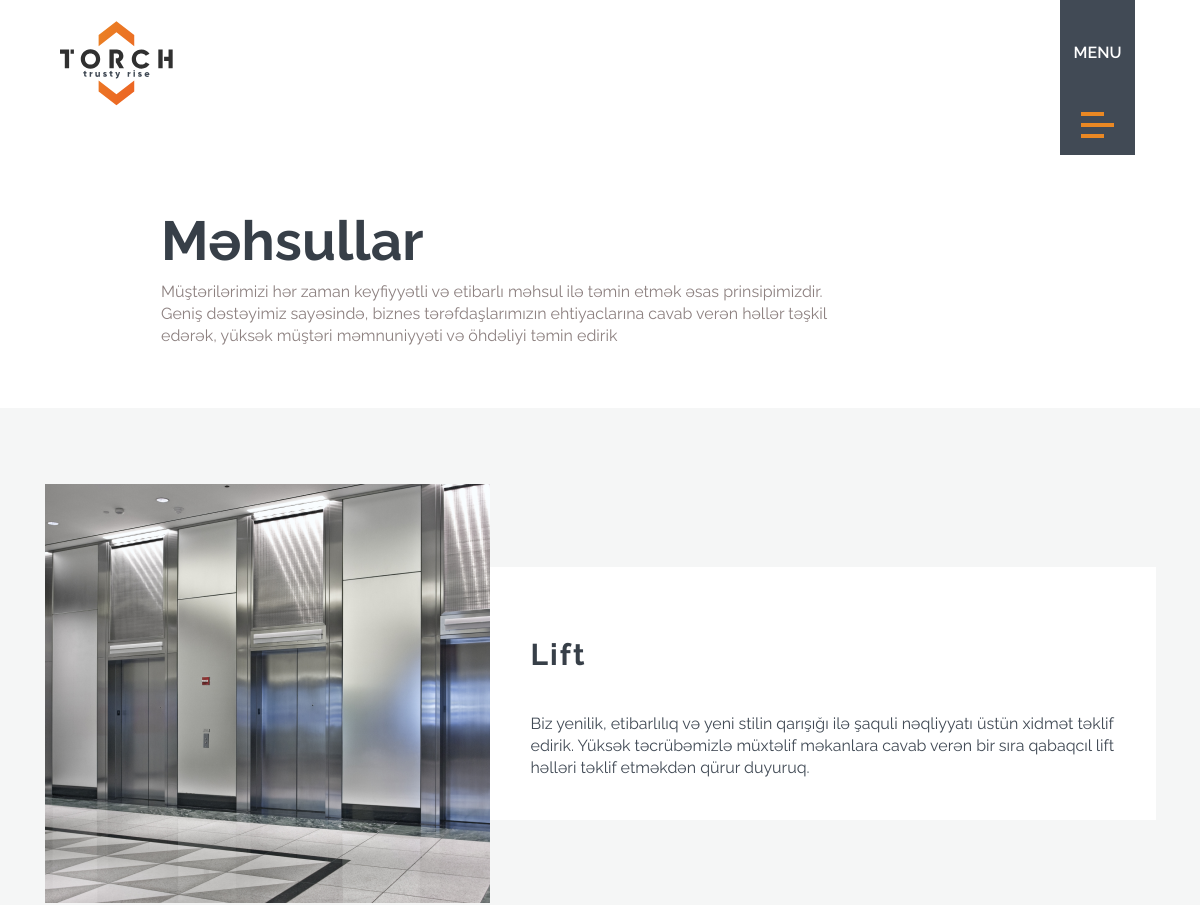
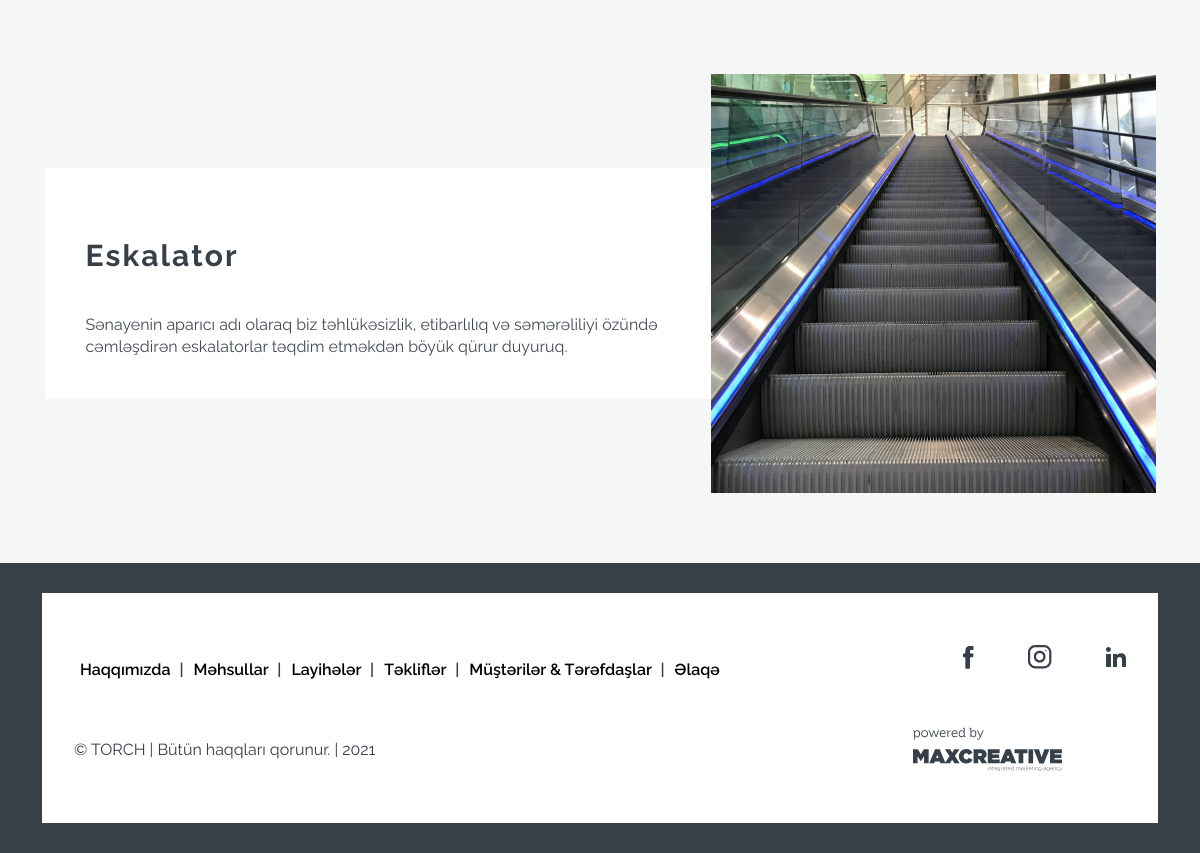
Page /categories/ on the committed database (2 pictures, top to bottom).
### home/models.py (models this page shows, shortened)
class General(models.Model):
    logo = models.FileField()
    logo_white = models.FileField()
    meta_title = models.CharField(max_length=255)
    meta_description = models.CharField(max_length=255)
    meta_keywords = models.CharField(max_length=255)
    favicon = models.FileField()
    copyright = models.CharField(max_length=255)
    powered_by_logo = models.FileField()
    powered_by_url = models.CharField(max_length=255)
    email = models.CharField(max_length=255)
    phone = models.CharField(max_length=255)
    address = models.CharField(max_length=255)
    map_embed = models.CharField(max_length=1000)
    map_url = models.CharField(max_length=1000)
    sirketimiz = models.TextField()
    our_mission = models.TextField()
    deyerlerimiz = models.TextField()
    korporativ_medeniyyet = models.TextField()
    sirketimiz_title_text = models.CharField(max_length=255)
    our_mission_title_text = models.CharField(max_length=255)
    deyerlerimiz_title_text = models.CharField(max_length=255)
    korporativ_medeniyyet_title_text = models.CharField(max_length=255)
    class Meta:
        verbose_name = 'Ümumi məlumatlar'
        verbose_name_plural = verbose_name

class Social(models.Model):
    icon = models.FileField()
    icon_font_tag = models.CharField(max_length=255)
    url = models.CharField(max_length=255)
    name = models.CharField(max_length=255)
    class Meta:
        verbose_name = 'Sosial Media Linkləri'
        verbose_name_plural = verbose_name

### product/models.py (models this page shows, shortened)
class CategoriesPage(models.Model):
    page_header = models.CharField(max_length=256)
    page_header_text = models.TextField()

class Category(models.Model):
    name = models.CharField(max_length=256)
    excerpt = models.TextField()
    main_image = models.ImageField()

### product/views.py (the view)
# urls.py: path('categories/', product_views.categories, name="categories"),
def categories(request):
    categories = Category.objects.all()
    page = CategoriesPage.objects.last()
    general = General.objects.all()[0]
    social = Social.objects.all()
    context = {
        'categories': categories,
        'page': page,
        'general': general,
        'social': social,
    }
    return render(request, 'categories.html', context)

### templates/categories.html (shortened to what this page needs)
{% load static %}
<!DOCTYPE html>
<html lang="en">
<head>
    <link href="https://cdn.jsdelivr.net/npm/bootstrap@5.1.3/dist/css/bootstrap.min.css" rel="stylesheet">
    <link rel="stylesheet" href="https://cdnjs.cloudflare.com/ajax/libs/font-awesome/6.0.0-beta3/css/all.min.css">
    <link rel="stylesheet" href="{% static 'css/style.css'%}">
    <link rel="stylesheet" href="{% static 'css/responsive.css'%}">
    <link rel="stylesheet" href="{% static 'css/tab.css'%}">
</head>
<body>
    <header>
        <nav>
            <a href="{% url 'index'%}">
                <div class="logo">
                    <img src="{{general.logo.url}}" alt="">
                   </div>
            </a>
            <div class="burger-menu menu-bar">
                <div class="menu-main">MENU</div>
                <div class="lines">
                    <div class="line line1"></div>
                    <div class="line line2"></div>
                    <div class="line line1"></div>
                </div>
            </div>
        </nav>
    </header>
    <section class="about">
        <div class="my-container">
            <div class="about-head">
                <div class="title">
                    <h1>{{page.page_header}}</h1>
                    <p>{{page.page_header_text}} </p>
                </div>
            </div>
        </div>
    </section>
    <section class="about-page-content" style="padding-bottom:70px;">
        {% for p in categories %}
        {% if forloop.counter|divisibleby:2 %}
        <a href="{% url 'products' p.id%}">
         <div class="about-project-details container" style=" padding-top: 76px; padding-bottom: 0px; ">
              <div class="about-project-text" id="about-project"style=" height: unset; " >
                  <h1>{{p.name}}</h1>
                  <p class="project-p">{{p.excerpt}}</p>
              </div>
              <div class="about-project-img">
                  <img src="{{p.main_image.url}}" alt="">
              </div>
          </div>
</a>
        {% else %}
        <a href="{% url 'products' p.id%}">
         <div class="about-project-details container" style=" padding-top: 76px; padding-bottom: 0px; ">
              <div class="about-project-img">
                  <img src="{{p.main_image.url}}" alt="">
              </div>
              <div class="about-project-text" id="about-project" style=" height: unset; " >
                  <h1>{{p.name}}</h1>
                  <p class="project-p">{{p.excerpt}}</p>
              </div>
          </div>
</a>
        {% endif %}
            {% endfor%}
    </section>
    <footer>
        <div class="footer-width">
            <div class="container">
                <div class="footer-content">
                    <div class="footer-address">
<div class="address">
                         <p><a href="{% url 'about'%}" style=" color: black; margin-right: 5px; margin-left: 6px; ">Haqqımızda </a> |  <a href="{% url 'categories'%}" style=" color: black; margin-right: 5px; margin-left: 6px; ">Məhsullar  </a>|  <a href="{% url 'projects'%}" style=" color: black; margin-right: 5px; margin-left: 6px; ">Layihələr  </a>|  <a href="{% url 'offers'%}" style=" color: black; margin-right: 5px; margin-left: 6px; ">Təkliflər  </a>| <a href="{% url 'clients'%}" style=" color: black; margin-right: 5px; margin-left: 6px; "> Müştərilər & Tərəfdaşlar </a> | <a href="{% url 'contact'%}" style=" color: black; margin-right: 5px; margin-left: 6px; "> Əlaqə</a></p>
                        </div>
                        <div class="copyright">
                            {{general.copyright}}
                        </div>
                    </div>
                    <div class="footer-socials">
                        <div class="socials">
                           {%for s in social%}
                            <a href="{{s.url}}" target="_blank"><img src="{{s.icon.url}}" alt=""></a>
                            {% endfor %}
                        </div>
                        <div class="powered-by">
                           <a href="{{general.powered_by_url}}" target="_blank">
                            <img src="{{general.powered_by_logo.url}}" alt=""></a>
                        </div>
                    </div>
                </div>
            </div>
        </div>
    </footer>
</body>
</html>

### static/css/style.css (style rules this page uses)
:root { --main-font: 'Raleway'; --main-color: #EA8823; --bg-color: #373F48; --text-color: #373F48; --secondary-text-color: #414A55; }
* { margin: 0; padding: 0; box-sizing: border-box; font-family: var(--main-font); }
a { text-decoration: none; }
header { width: 100%; }
nav { width: 90%; margin: auto; display: flex; justify-content: space-between; align-items: center; }
.logo img { width: 113px; padding-top: 15px; }
.burger-menu { position: fixed; right: 65px; top: 0; width: 75px; height: 155px; background-color: #414A55; color: #fff; display: flex; flex-wrap: wrap; align-items: end; justify-content: center; text-align: center; z-index: 999; transition: all .5s ease-in; cursor: pointer; }
.burger-menu .menu-main { flex: 0 0 100%; font-weight: 600; font-size: 16px; line-height: 19px; }
.lines { padding-bottom: 10px; }
.line { background-color: var(--main-color); height: 4px; margin: 7px 0; }
.line1 { width: 23px; transition: all .3s ease-in; }
.line2 { width: 33px; }
.menu-bar { cursor: pointer; z-index: 999999; }
footer { background-color: var(--bg-color); padding: 30px 0; }
.footer-content { background-color: #fff; display: flex; justify-content: space-between; height: 230px; align-items: center; padding: 0 32px; }
.address { margin-bottom: 58px; }
.address p { margin: 0; font-weight: 600; font-size: 16px; line-height: 25px; color: var(--text-color); }
.copyright { font-size: 16px; line-height: 19px; display: flex; align-items: center; color: #373F48; }
.socials { padding-bottom: 58px; float: right; }
.socials img { padding-left: 50px; }
.about-head { display: flex; justify-content: space-between; padding-bottom: 45px; padding-top: 100px; }
.my-container { width: 87%; }
.about-head .title { position: relative; left: 161px; }
.about-head .title h1 { font-weight: bold; font-size: 55px; line-height: 65px; color: #373F48; }
.about-head .title p { font-weight: normal; font-size: 16px; line-height: 22px; color: #8D8180; width: 65%; }
.about-page-content { background-color: #F5F6F6;; }
.about-project-details { display: flex; align-items: center; padding-top: 122px; padding-bottom: 43px; justify-content: center; }
.about-project-text { width: 666px; height: 630px; background-color: #fff; padding: 70px 41px 0px; }
.about-project-text h1 { font-weight: bold; font-size: 30px; line-height: 35px; letter-spacing: 0.07em; color: #373F48; margin-bottom: 41px; }
.about-project-text p { font-size: 16px; line-height: 22px; color: #414A55; }
.project-p { margin-bottom: 41px; }

### rows in the picture
General: logo (picture), copyright "© TORCH | Bütün haqqları qorunur. | 2021", powered_by_logo (picture)
CategoriesPage: page_header "Məhsullar", page_header_text "Müştərilərimizi hər zaman keyfiyyətli və etibarlı məhsul ilə təmin etmək əsas prinsipimizdir. Geniş dəstəyimiz sayəsində, biznes tərəfdaşlarımızın ehtiyaclarına cavab verən həllər təşkil edərək, yüksək müştəri məmnuniyyəti və öhdəliyi təmin edirik"
Category: main_image (picture), name "Lift", excerpt "Biz yenilik, etibarlılıq və yeni stilin qarışığı ilə şaquli nəqliyyatı üstün xidmət təklif edirik. Yüksək təcrübəmizlə müxtəlif məkanlara cavab verən bir sıra qabaqcıl lift həlləri təklif etməkdən qürur duyuruq."
Category: name "Eskalator", excerpt "Sənayenin aparıcı adı olaraq biz təhlükəsizlik, etibarlılıq və səmərəliliyi özündə cəmləşdirən eskalatorlar təqdim etməkdən böyük qürur duyuruq.", main_image (picture)
Social: icon (picture)
Social: icon (picture)
Social: icon (picture)
